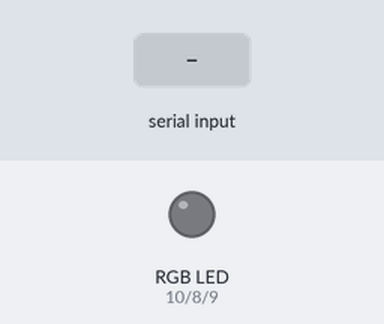
The sketch below on a simulated Arduino Uno, built with avr-gcc and run on an emulated ATmega328P. Shown: an RGB LED mixed from three pins (HIGH = lit). The inputs (shaded band) are chosen by the test bench. Dim RGB values are drawn brighter than linear.

Above: at 1.2 s.
1.3 s: "90 45 200\n" received over Serial
At 2.5 s:
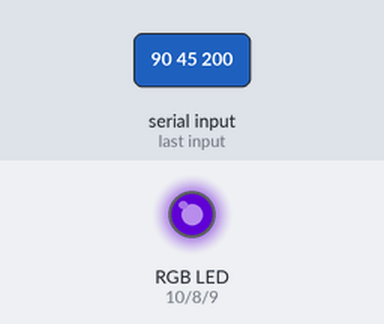
2.8 s: "30 150 10\n" received over Serial
At 3.7 s:
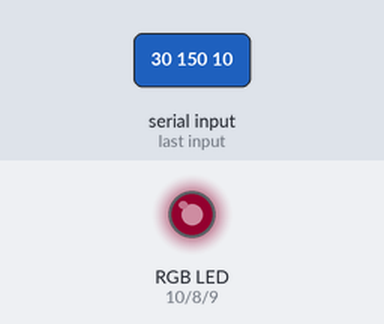
4.3 s: "90 45\n" received over Serial
At 4.8 s:
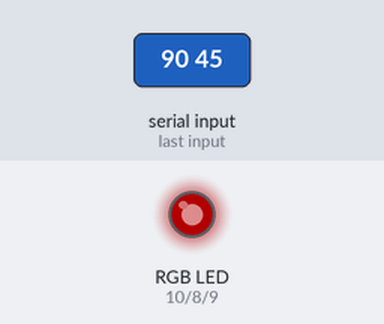
5.8 s: "200\n" received over Serial
At 7.0 s:
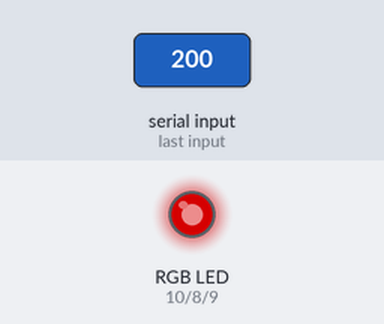
7.3 s: "90 45 200\n" received over Serial
At 8.3 s:
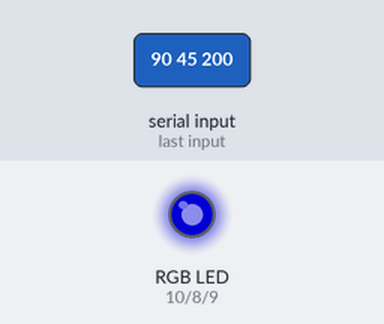
8.8 s: "90\n" received over Serial
At 9.4 s:
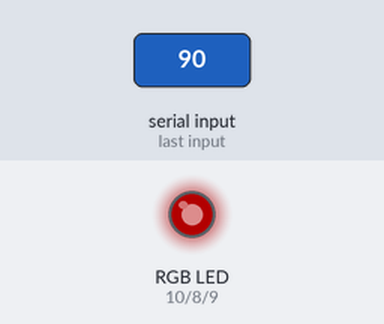
Timing chart, 0 to 11.3 s (numbered marks = the images above; inputs shaded):
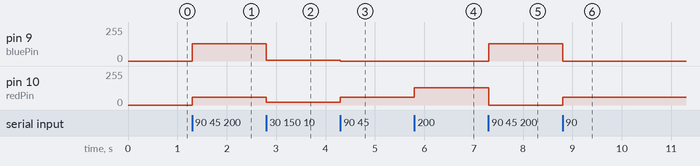

The sketch:

sketch.ino
```cpp
const uint8_t redPin = 10;
const uint8_t bluePin = 9;
const uint8_t greenPin = 8;
const float powerCoef = 0.659;

struct Color {
  uint8_t r = 0;
  uint8_t g = 0;
  uint8_t b = 0;
};

Color cur_color;

void setup() {
  Serial.begin(115200);
  Serial.setTimeout(1);
  cur_color.r = 255;
  cur_color.g = 255;
  cur_color.b = 255;
  pinMode(redPin, OUTPUT);
  pinMode(bluePin, OUTPUT);
  pinMode(greenPin, OUTPUT);
}

Color getNewColor() {
  String color_str = Serial.readString();
  String values[3];
  int count = 0;
  while (color_str.length() > 0) {
    int index = color_str.indexOf(' ');
    if (index == -1) {
      values[count++] = color_str;
      break;
    }
    else {
      values[count++] = color_str.substring(0, index);
      color_str = color_str.substring(index + 1);
    }
  }
  Color new_color;
  new_color.r = values[0].toInt();
  new_color.g = values[1].toInt();
  new_color.b = values[2].toInt();
  return new_color;
}

void loop() {
  if (Serial.available()) {
    cur_color = getNewColor();
    analogWrite(redPin, cur_color.r * powerCoef);
    analogWrite(greenPin, cur_color.g * powerCoef);
    analogWrite(bluePin, cur_color.b * powerCoef);
  }
}
```

Measured:
- after the input at 1.3 s, pin 9 (bluePin): 0/255 → 131/255 at once; pin 10 (redPin): 0/255 → 59/255 at once
- after the input at 2.8 s, pin 9 (bluePin): 131/255 → 6/255 at once; pin 10 (redPin): 59/255 → 19/255 at once
- after the input at 4.3 s, pin 9 (bluePin): 6/255 → 0/255 at once; pin 10 (redPin): 19/255 → 59/255 at once
- after the input at 5.8 s, pin 10 (redPin): 59/255 → 131/255 at once
- after the input at 7.3 s, pin 9 (bluePin): 0/255 → 131/255 at once; pin 10 (redPin): 131/255 → 0/255 at once
- after the input at 8.8 s, pin 9 (bluePin): 131/255 → 0/255 at once; pin 10 (redPin): 0/255 → 59/255 at once
